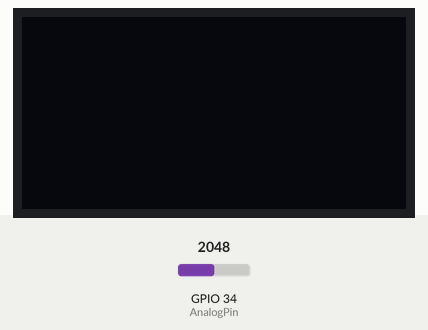
This sketch was run on a simulated ESP32. On the bench: 128×64 one-colour display. Inputs (shaded band) come from the test bench; at power-on: GPIO 34 (AnalogPin) = 2048.

Above: at 1.2 s.
1.3 s: GPIO 34 (AnalogPin) set to 105
2.8 s: GPIO 34 (AnalogPin) set to 93
At 3.3 s:
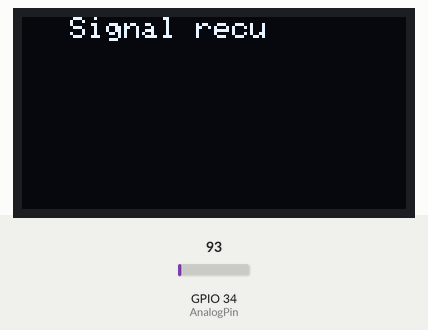
4.3 s: GPIO 34 (AnalogPin) set to 4040
At 5.1 s:
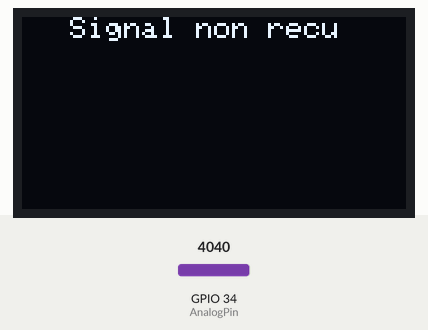
5.8 s: GPIO 34 (AnalogPin) set to 3972
At 7.0 s:
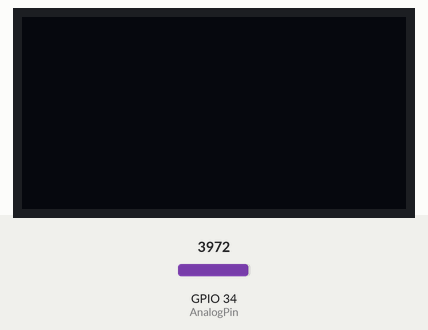
7.3 s: GPIO 34 (AnalogPin) set to 4095
At 8.0 s:
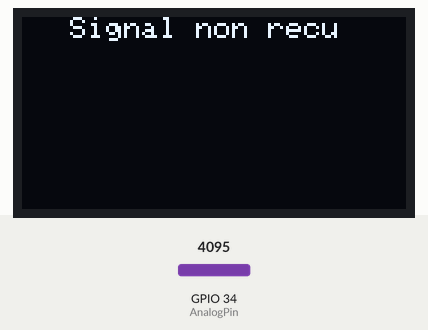
Timing chart, 0 to 9.8 s (numbered marks = the images above; inputs shaded):
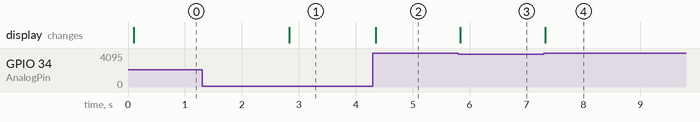

The sketch:

Tablette_test_IR.ino
```cpp
// I2C https://randomnerdtutorials.com/esp32-i2c-communication-arduino-ide/
// WIFI-NOW https://randomnerdtutorials.com/esp-now-esp32-arduino-ide/
#include <Wire.h>
#include <esp_now.h>
#include <WiFi.h>
#include <Adafruit_GFX.h>
#include <Adafruit_SSD1306.h>

// REPLACE WITH YOUR RECEIVER MAC Address
uint8_t broadcastAddress[] = {0x24, 0x58, 0x7c, 0xda, 0x2d, 0x44};
//24:58:7c:da:2d:44
#define SCREEN_WIDTH 128 // OLED display width, in pixels
#define SCREEN_HEIGHT 64 // OLED display height, in pixels
Adafruit_SSD1306 display(SCREEN_WIDTH, SCREEN_HEIGHT, &Wire, -1);

#define I2C_SDA 17
#define I2C_SCL 16
const int AnalogPin = 34;
int AnalogValue = 4095;


void setup() {
  Wire.begin(I2C_SDA, I2C_SCL);
  Serial.begin(115200);


  delay(10);


  if(!display.begin(SSD1306_SWITCHCAPVCC, 0x3C)) { // Address 0x3D for 128x64
    Serial.println(F("SSD1306 allocation failed"));
    for(;;);
  }
  delay(10);
  display.clearDisplay();
  display.setTextSize(1);
  display.setTextColor(WHITE);
  display.setCursor(0, 10);
  // Display static text
  display.println("Hello, world!");
  display.display();


}

void loop() {

  // Reading potentiometer value
  AnalogValue = analogRead(AnalogPin);

  display.clearDisplay();
  display.setTextSize(1);
  display.setTextColor(WHITE);
  display.setCursor(16, 0);
  // Display static text

  if (AnalogValue < 100)   display.println("Signal recu");
  else if (AnalogValue > 4000)   display.println("Signal non recu");
  display.display();

}
```

Measured:
- the behaviour switches between 100 and 99 on GPIO 34 (AnalogPin) (found by bisection; images 0 and 1)
- the behaviour switches between 4001 and 4000 on GPIO 34 (AnalogPin) (found by bisection; images 2 and 3)
- after the input at 1.3 s, every drawn part: stays the same
- after the input at 2.8 s, the display: changes at once (image 1)
- after the input at 4.3 s, the display: changes after 0.05 s (image 2)
- after the input at 5.8 s, the display: changes at once (image 3)
- after the input at 7.3 s, the display: changes at once (image 4)
